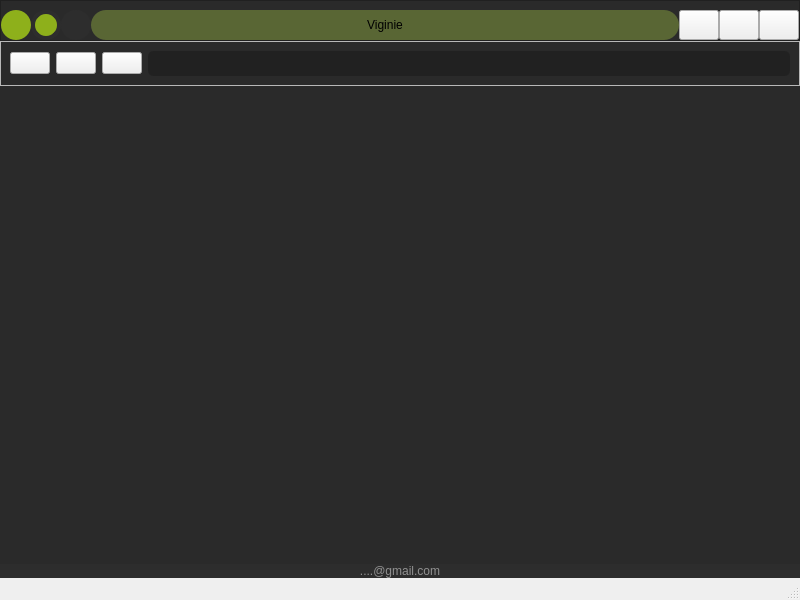
<?xml version="1.0" encoding="UTF-8"?>
<ui version="4.0">
 <class>MainWindow</class>
 <widget class="QMainWindow" name="MainWindow">
  <property name="geometry">
   <rect>
    <x>0</x>
    <y>0</y>
    <width>800</width>
    <height>600</height>
   </rect>
  </property>
  <property name="windowTitle">
   <string>MainWindow</string>
  </property>
  <property name="styleSheet">
   <string notr="true">#centralwidget,#moveFrame{
	background-color: rgb(42, 42, 42);
}</string>
  </property>
  <widget class="QWidget" name="centralwidget">
   <layout class="QVBoxLayout" name="verticalLayout">
    <property name="spacing">
     <number>0</number>
    </property>
    <property name="leftMargin">
     <number>0</number>
    </property>
    <property name="topMargin">
     <number>0</number>
    </property>
    <property name="rightMargin">
     <number>0</number>
    </property>
    <property name="bottomMargin">
     <number>0</number>
    </property>
    <item alignment="Qt::AlignTop">
     <widget class="QFrame" name="moveFrame">
      <property name="frameShape">
       <enum>QFrame::StyledPanel</enum>
      </property>
      <property name="frameShadow">
       <enum>QFrame::Raised</enum>
      </property>
      <layout class="QHBoxLayout" name="horizontalLayout">
       <property name="spacing">
        <number>0</number>
       </property>
       <property name="leftMargin">
        <number>0</number>
       </property>
       <property name="rightMargin">
        <number>0</number>
       </property>
       <property name="bottomMargin">
        <number>0</number>
       </property>
       <item>
        <widget class="QLabel" name="logo1">
         <property name="minimumSize">
          <size>
           <width>30</width>
           <height>30</height>
          </size>
         </property>
         <property name="styleSheet">
          <string notr="true">background-color:rgb(142, 176, 27);
border-radius:15px;</string>
         </property>
         <property name="text">
          <string/>
         </property>
        </widget>
       </item>
       <item>
        <widget class="QLabel" name="logo2">
         <property name="minimumSize">
          <size>
           <width>30</width>
           <height>30</height>
          </size>
         </property>
         <property name="styleSheet">
          <string notr="true">background-color:rgb(142, 176, 27);
border:4px solid rgb(45, 45, 45);
border-radius:15px;
</string>
         </property>
         <property name="text">
          <string/>
         </property>
        </widget>
       </item>
       <item>
        <widget class="QLabel" name="logo3">
         <property name="minimumSize">
          <size>
           <width>30</width>
           <height>30</height>
          </size>
         </property>
         <property name="styleSheet">
          <string notr="true">background-color:rgb(45, 45, 45);
border-radius:15px;</string>
         </property>
         <property name="text">
          <string/>
         </property>
        </widget>
       </item>
       <item>
        <widget class="QLabel" name="name">
         <property name="sizePolicy">
          <sizepolicy hsizetype="Expanding" vsizetype="Preferred">
           <horstretch>0</horstretch>
           <verstretch>0</verstretch>
          </sizepolicy>
         </property>
         <property name="minimumSize">
          <size>
           <width>30</width>
           <height>30</height>
          </size>
         </property>
         <property name="styleSheet">
          <string notr="true">colour:rgb(144, 144, 144);

background-color: rgb(0, 170, 0);
background-color: rgb(0, 85, 0);
background-color: rgb(0, 0, 127);
background-color: rgba(89, 102, 52,1);
border-radius:15px;</string>
         </property>
         <property name="text">
          <string>Viginie</string>
         </property>
         <property name="alignment">
          <set>Qt::AlignCenter</set>
         </property>
        </widget>
       </item>
       <item>
        <widget class="QPushButton" name="minimizBtn">
         <property name="minimumSize">
          <size>
           <width>30</width>
           <height>30</height>
          </size>
         </property>
         <property name="styleSheet">
          <string notr="true">:hover{
	background-color: rgba(156, 156, 156,0.6);

}</string>
         </property>
         <property name="text">
          <string/>
         </property>
        </widget>
       </item>
       <item>
        <widget class="QPushButton" name="maximizBtn">
         <property name="minimumSize">
          <size>
           <width>30</width>
           <height>30</height>
          </size>
         </property>
         <property name="styleSheet">
          <string notr="true">:hover{
	background-color: rgba(156, 156, 156,0.6);

}</string>
         </property>
         <property name="text">
          <string/>
         </property>
        </widget>
       </item>
       <item>
        <widget class="QPushButton" name="closeBTn">
         <property name="minimumSize">
          <size>
           <width>30</width>
           <height>30</height>
          </size>
         </property>
         <property name="styleSheet">
          <string notr="true">:hover{
	background-color: rgba(255, 50, 35,0.9);

}</string>
         </property>
         <property name="text">
          <string/>
         </property>
        </widget>
       </item>
      </layout>
     </widget>
    </item>
    <item alignment="Qt::AlignTop">
     <widget class="QFrame" name="frame_2">
      <property name="frameShape">
       <enum>QFrame::StyledPanel</enum>
      </property>
      <property name="frameShadow">
       <enum>QFrame::Raised</enum>
      </property>
      <layout class="QHBoxLayout" name="horizontalLayout_2">
       <item>
        <widget class="QPushButton" name="backBtn">
         <property name="text">
          <string/>
         </property>
        </widget>
       </item>
       <item>
        <widget class="QPushButton" name="forwardBtn">
         <property name="text">
          <string/>
         </property>
        </widget>
       </item>
       <item>
        <widget class="QPushButton" name="refreshBtn">
         <property name="text">
          <string/>
         </property>
        </widget>
       </item>
       <item>
        <widget class="QLineEdit" name="urlbar">
         <property name="minimumSize">
          <size>
           <width>0</width>
           <height>25</height>
          </size>
         </property>
         <property name="styleSheet">
          <string notr="true">background-color:rgba(31,31,31,0.8);
border-radius:5px;
color : rgb(144, 144, 144);
padding-left:5px;</string>
         </property>
        </widget>
       </item>
      </layout>
     </widget>
    </item>
    <item>
     <widget class="QWidget" name="webViewer" native="true">
      <property name="sizePolicy">
       <sizepolicy hsizetype="Preferred" vsizetype="Expanding">
        <horstretch>0</horstretch>
        <verstretch>0</verstretch>
       </sizepolicy>
      </property>
      <property name="styleSheet">
       <string notr="true">background-color:rgb(	45, 45, 45);
</string>
      </property>
     </widget>
    </item>
    <item alignment="Qt::AlignBottom">
     <widget class="QLabel" name="label">
      <property name="styleSheet">
       <string notr="true">background-color:rgb(45, 45, 45);
border-bottom-left-radius:20px;
border-bottom-right-radius:20px;
color:rgb(144, 144,144);</string>
      </property>
      <property name="text">
       <string>....@gmail.com</string>
      </property>
      <property name="alignment">
       <set>Qt::AlignCenter</set>
      </property>
     </widget>
    </item>
   </layout>
  </widget>
  <widget class="QStatusBar" name="statusbar"/>
 </widget>
 <resources/>
 <connections/>
</ui>
